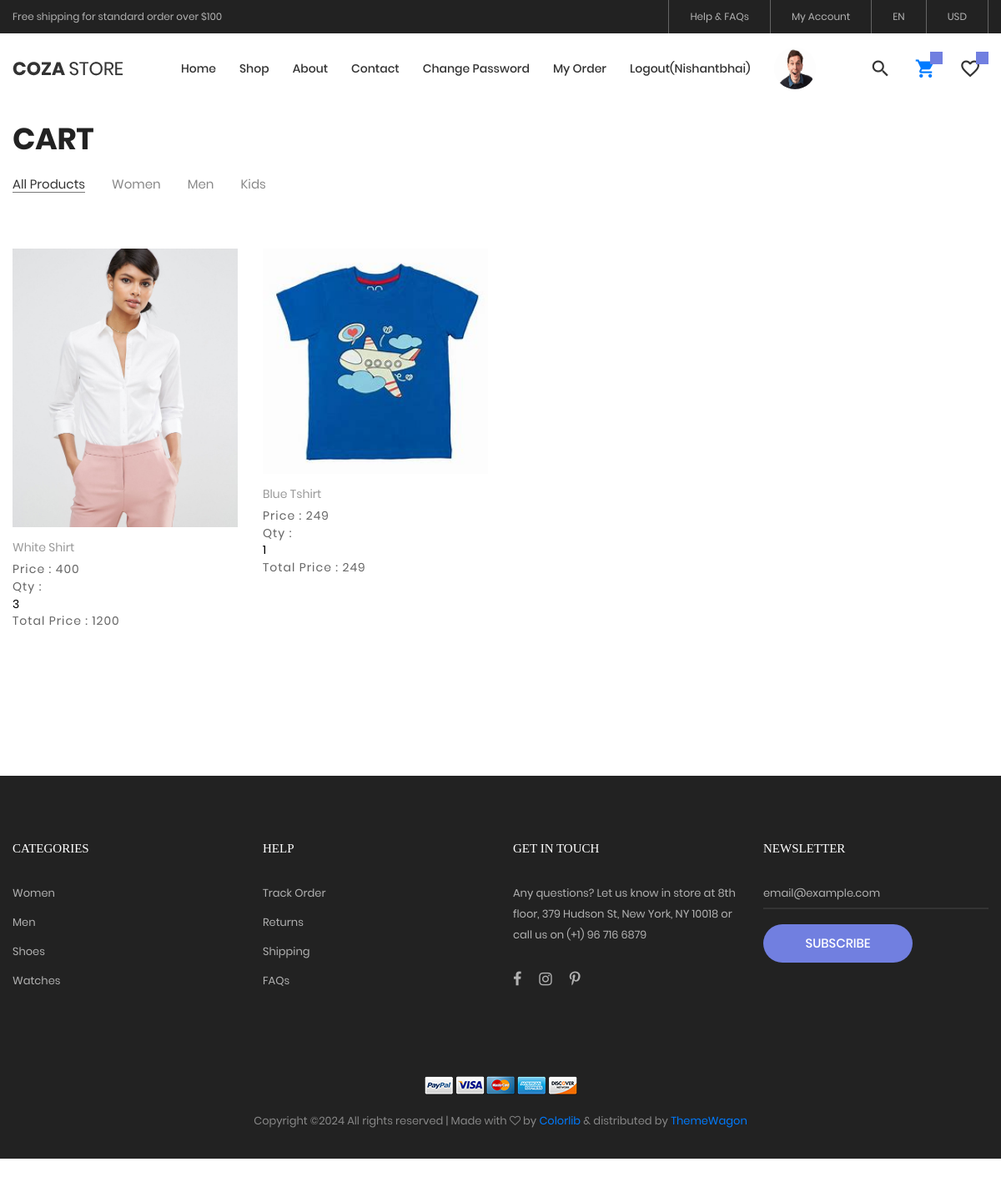
/myorder/ (signed in), run on the app's committed database.
### myapp/models.py (models this page shows, shortened)
class User(models.Model):
    fname = models.CharField(max_length=100)
    lname = models.CharField(max_length=100)
    email = models.EmailField(unique=True)
    mobile = models.PositiveBigIntegerField()
    address = models.TextField()
    password = models.CharField(max_length=100)
    profile_picture = models.ImageField(upload_to="profile_picture/url")
    usertype = models.CharField(max_length=100, default="buyer")

class Cart(models.Model):
    user = models.ForeignKey(User, on_delete=models.CASCADE)
    product = models.ForeignKey(Product, on_delete=models.CASCADE)
    date = models.DateTimeField(default=timezone.now)
    product_price=models.PositiveIntegerField()
    product_qty=models.PositiveIntegerField()
    total_price=models.PositiveIntegerField()
    payment_status=models.BooleanField(default=False)

class Product(models.Model):
    category = (
        ("Men", "men"),
        ("Women", "Women"),
        ("Kids", "Kids"),
    )
    seller = models.ForeignKey(User, on_delete=models.CASCADE)
    product_category = models.CharField(max_length=100, choices=category)
    product_name = models.CharField(max_length=100)
    product_price = models.PositiveBigIntegerField()
    product_desc = models.TextField()
    product_image = models.ImageField(upload_to="product_image/")

### myapp/views.py (the view)
# urls.py: path('myorder/',views.myorder,name='myorder'),
def myorder(request):
	user=User.objects.get(email=request.session['email'])
	carts=Cart.objects.filter(user=user,payment_status=True)
	return render(request,'myorder.html',{'carts':carts})

### myapp/templates/myorder.html (shortened to what this page needs)
{% extends 'header.html' %}
{% load static %}
{% block content %}
<!DOCTYPE html>
<html lang="en">
<head>
</head>
<body class="animsition">
	<section class="bg0 p-t-23 p-b-140">
		<div class="container">
			<div class="p-b-10">
				<h3 class="ltext-103 cl5">
					Cart
				</h3>
			</div>
			<div class="flex-w flex-sb-m p-b-52">
				<div class="flex-w flex-l-m filter-tope-group m-tb-10">
					<button class="stext-106 cl6 hov1 bor3 trans-04 m-r-32 m-tb-5 how-active1" data-filter="*">
						All Products
					</button>
					<button class="stext-106 cl6 hov1 bor3 trans-04 m-r-32 m-tb-5" data-filter=".women">
						Women
					</button>
					<button class="stext-106 cl6 hov1 bor3 trans-04 m-r-32 m-tb-5" data-filter=".men">
						Men
					</button>
					<button class="stext-106 cl6 hov1 bor3 trans-04 m-r-32 m-tb-5" data-filter=".bag">
						Kids
					</button>
				</div>
			</div>
			<div class="row isotope-grid">
				{% for i in carts %}
				<div class="col-sm-6 col-md-4 col-lg-3 p-b-35 isotope-item women">
					<div class="block2">
						<div class="block2-pic hov-img0">
							<img src="{{i.product.product_image.url}}" alt="IMG-PRODUCT">
						</div>
						<div class="block2-txt flex-w flex-t p-t-14">
							<div class="block2-txt-child1 flex-col-l ">
								<a href="product-detail.html" class="stext-104 cl4 hov-cl1 trans-04 js-name-b2 p-b-6">
									{{i.product.product_name}}
								</a>
								<span class="stext-105 cl3">
									Price : {{i.product.product_price}}
								</span>
								<span class="stext-105 cl3">
									<form name="change_qty" method="post" action="{% url 'change-qty' pk=i.pk %}">
										Qty : <input type="number" name="product_qty" value="{{i.product_qty}}" min="1" max="10" readonly>
									</form>
								</span>
								<span class="stext-105 cl3">
									Total Price : {{i.total_price}}
								</span>
							</div>
						</div>
					</div>
				</div>
				{% endfor %}
			</div>
		</div>
	</section>
</body>
</html>
{% endblock %}

### myapp/templates/header.html (shortened to what this page needs)
{% load static %}
<!DOCTYPE html>
<html lang="en">
<head>
	<link rel="stylesheet" type="text/css" href="{% static 'vendor/bootstrap/css/bootstrap.min.css' %}">
	<link rel="stylesheet" type="text/css" href="{% static 'fonts/font-awesome-4.7.0/css/font-awesome.min.css' %}">
	<link rel="stylesheet" type="text/css" href="{% static 'fonts/iconic/css/material-design-iconic-font.min.css' %}">
	<link rel="stylesheet" type="text/css" href="{% static 'fonts/linearicons-v1.0.0/icon-font.min.css' %}">
	<link rel="stylesheet" type="text/css" href="{% static 'vendor/animate/animate.css' %}">
	<link rel="stylesheet" type="text/css" href="{% static 'vendor/css-hamburgers/hamburgers.min.css' %}">
	<link rel="stylesheet" type="text/css" href="{% static 'vendor/animsition/css/animsition.min.css' %}">
	<link rel="stylesheet" type="text/css" href="{% static 'vendor/select2/select2.min.css' %}">
	<link rel="stylesheet" type="text/css" href="{% static 'vendor/daterangepicker/daterangepicker.css' %}">
	<link rel="stylesheet" type="text/css" href="{% static 'vendor/slick/slick.css' %}">
	<link rel="stylesheet" type="text/css" href="{% static 'vendor/MagnificPopup/magnific-popup.css' %}">
	<link rel="stylesheet" type="text/css" href="{% static 'vendor/perfect-scrollbar/perfect-scrollbar.css' %}">
	<link rel="stylesheet" type="text/css" href="{% static 'css/util.css' %}">
	<link rel="stylesheet" type="text/css" href="{% static 'css/main.css' %}">
</head>
<body>
	<header class="header-v4">
		<div class="container-menu-desktop">
			<div class="top-bar">
				<div class="content-topbar flex-sb-m h-full container">
					<div class="left-top-bar">
						Free shipping for standard order over $100
					</div>
					<div class="right-top-bar flex-w h-full">
						<a href="#" class="flex-c-m trans-04 p-lr-25">
							Help & FAQs
						</a>
						<a href="#" class="flex-c-m trans-04 p-lr-25">
							My Account
						</a>
						<a href="#" class="flex-c-m trans-04 p-lr-25">
							EN
						</a>
						<a href="#" class="flex-c-m trans-04 p-lr-25">
							USD
						</a>
					</div>
				</div>
			</div>
			<div class="wrap-menu-desktop">
				<nav class="limiter-menu-desktop container">
					<a href="/" class="logo">
						<img src="{% static 'images/icons/logo-01.png' %}" alt="IMG-LOGO">
					</a>
					<div class="menu-desktop">
						<ul class="main-menu">
							<li>
								<a href="/">Home</a>
							</li>
							<li>
								<a href="{% url 'product' %}">Shop</a>
							</li>
							<li>
								<a href="{% url 'about' %}">About</a>
							</li>
							<li>
								<a href="{% url 'contact' %}">Contact</a>
							</li>
							{% if request.session.email %}
								<li>
									<a href="{% url 'change-password' %}">Change Password</a>
								</li>
								<li>
									<a href="{% url 'myorder' %}">My Order</a>
								</li>
								<li>
									<a href="{% url 'logout' %}">Logout({{request.session.fname}})</a>
								</li>
								<li>
									<a href="{% url 'profile' %}">
										<img src="{{request.session.profile_picture}}" style="width:50px;height: 50px;border-radius: 50%;">
									</a>
								</li>
							{% endif %}
						</ul>
					</div>
					<div class="wrap-icon-header flex-w flex-r-m">
						<div class="icon-header-item cl2 hov-cl1 trans-04 p-l-22 p-r-11 js-show-modal-search">
							<i class="zmdi zmdi-search"></i>
						</div>
						<div class="icon-header-item cl2 hov-cl1 trans-04 p-l-22 p-r-11 icon-header-noti js-show-cart" data-notify="{{request.session.cart_count}}">
							<a href="{% url 'cart' %}" ><i class="zmdi zmdi-shopping-cart"></i></a>
						</div>
						<a href="{% url 'wishlist' %}" class="dis-block icon-header-item cl2 hov-cl1 trans-04 p-l-22 p-r-11 icon-header-noti" data-notify="{{request.session.wishlist_count}}">
							<i class="zmdi zmdi-favorite-outline"></i>
						</a>
					</div>
				</nav>
			</div>
		</div>
	</header>
	{% block content %}
	{% endblock %}
	<footer class="bg3 p-t-75 p-b-32">
		<div class="container">
			<div class="row">
				<div class="col-sm-6 col-lg-3 p-b-50">
					<h4 class="stext-301 cl0 p-b-30">
						Categories
					</h4>
					<ul>
						<li class="p-b-10">
							<a href="#" class="stext-107 cl7 hov-cl1 trans-04">
								Women
							</a>
						</li>
						<li class="p-b-10">
							<a href="#" class="stext-107 cl7 hov-cl1 trans-04">
								Men
							</a>
						</li>
						<li class="p-b-10">
							<a href="#" class="stext-107 cl7 hov-cl1 trans-04">
								Shoes
							</a>
						</li>
						<li class="p-b-10">
							<a href="#" class="stext-107 cl7 hov-cl1 trans-04">
								Watches
							</a>
						</li>
					</ul>
				</div>
				<div class="col-sm-6 col-lg-3 p-b-50">
					<h4 class="stext-301 cl0 p-b-30">
						Help
					</h4>
					<ul>
						<li class="p-b-10">
							<a href="#" class="stext-107 cl7 hov-cl1 trans-04">
								Track Order
							</a>
						</li>
						<li class="p-b-10">
							<a href="#" class="stext-107 cl7 hov-cl1 trans-04">
								Returns
							</a>
						</li>
						<li class="p-b-10">
							<a href="#" class="stext-107 cl7 hov-cl1 trans-04">
								Shipping
							</a>
						</li>
						<li class="p-b-10">
							<a href="#" class="stext-107 cl7 hov-cl1 trans-04">
								FAQs
							</a>
						</li>
					</ul>
				</div>
				<div class="col-sm-6 col-lg-3 p-b-50">
					<h4 class="stext-301 cl0 p-b-30">
						GET IN TOUCH
					</h4>
					<p class="stext-107 cl7 size-201">
						Any questions? Let us know in store at 8th floor, 379 Hudson St, New York, NY 10018 or call us on (+1) 96 716 6879
					</p>
					<div class="p-t-27">
						<a href="#" class="fs-18 cl7 hov-cl1 trans-04 m-r-16">
							<i class="fa fa-facebook"></i>
						</a>
						<a href="#" class="fs-18 cl7 hov-cl1 trans-04 m-r-16">
							<i class="fa fa-instagram"></i>
						</a>
						<a href="#" class="fs-18 cl7 hov-cl1 trans-04 m-r-16">
							<i class="fa fa-pinterest-p"></i>
						</a>
					</div>
				</div>
				<div class="col-sm-6 col-lg-3 p-b-50">
					<h4 class="stext-301 cl0 p-b-30">
						Newsletter
					</h4>
					<form>
						<div class="wrap-input1 w-full p-b-4">
							<input class="input1 bg-none plh1 stext-107 cl7" type="text" name="email" placeholder="email@example.com">
						</div>
						<div class="p-t-18">
							<button class="flex-c-m stext-101 cl0 size-103 bg1 bor1 hov-btn2 p-lr-15 trans-04">
								Subscribe
							</button>
						</div>
					</form>
				</div>
			</div>
			<div class="p-t-40">
				<div class="flex-c-m flex-w p-b-18">
					<a href="#" class="m-all-1">
						<img src="{% static 'images/icons/icon-pay-01.png' %}" alt="ICON-PAY">
					</a>
					<a href="#" class="m-all-1">
						<img src="{% static 'images/icons/icon-pay-02.png' %}" alt="ICON-PAY">
					</a>
					<a href="#" class="m-all-1">
						<img src="{% static 'images/icons/icon-pay-03.png' %}" alt="ICON-PAY">
					</a>
					<a href="#" class="m-all-1">
						<img src="{% static 'images/icons/icon-pay-04.png' %}" alt="ICON-PAY">
					</a>
					<a href="#" class="m-all-1">
						<img src="{% static 'images/icons/icon-pay-05.png' %}" alt="ICON-PAY">
					</a>
				</div>
				<p class="stext-107 cl6 txt-center">
Copyright &copy;<script>document.write(new Date().getFullYear());</script> All rights reserved | Made with <i class="fa fa-heart-o" aria-hidden="true"></i> by <a href="https://colorlib.com" target="_blank">Colorlib</a> &amp; distributed by <a href="https://themewagon.com" target="_blank">ThemeWagon</a>
				</p>
			</div>
		</div>
	</footer>
</body>
</html>

### myapp/static/css/main.css (style rules this page uses)
.container { max-width: 1380px; }
@media (max-width: 1600px) { .container { max-width: 1200px; } }
.container-menu-desktop { height: auto; width: 100%; position: relative; -webkit-transition: all 0.3s; -o-transition: all 0.3s; -moz-transition: all 0.3s; transition: all 0.3s; }
.header-v4 .container-menu-desktop { height: 124px; }
.top-bar { height: 40px; background-color: #222; }
.left-top-bar { font-family: Poppins-Regular; font-size: 12px; line-height: 1.8; color: #b2b2b2; }
.right-top-bar a { font-family: Poppins-Regular; font-size: 12px; line-height: 1.8; height: 100%; color: #b2b2b2; border-right: 1px solid rgba(255,255,255,0.3); }
.right-top-bar a:first-child { border-left: 1px solid rgba(255,255,255,0.3); }
.wrap-menu-desktop { position: fixed; z-index: 1100; background-color: transparent; width: 100%; height: 84px; top: 40px; left: 0px; -webkit-transition: height 0.3s, background-color 0.3s; -o-transition: height 0.3s, background-color 0.3s; -moz-transition: height 0.3s, background-color 0.3s; transition: height 0.3s, background-color 0.3s; }
.header-v4 .wrap-menu-desktop { background-color: #fff; }
.limiter-menu-desktop { height: 100%; display: -webkit-box; display: -webkit-flex; display: -moz-box; display: -ms-flexbox; display: flex; align-items: center; background-color: transparent; }
.logo { display: -webkit-box; display: -webkit-flex; display: -moz-box; display: -ms-flexbox; display: flex; align-items: center; height: 65%; margin-right: 55px; }
.logo img { max-width: 100%; max-height: 100%; }
.menu-desktop { display: -webkit-box; display: -webkit-flex; display: -moz-box; display: -ms-flexbox; display: flex; align-items: center; height: 100%; }
.main-menu { list-style-type: none; margin: 0; display: -webkit-box; display: -webkit-flex; display: -moz-box; display: -ms-flexbox; display: flex; align-items: center; }
.main-menu > li { display: block; position: relative; padding: 20px 10px 20px 0px; margin: 0px 4px 0px 14px; }
.main-menu > li > a { font-family: Poppins-Medium; font-size: 14px; color: #333; padding: 5px 0px; transition: all 0.4s; -webkit-transition: all 0.4s; -o-transition: all 0.4s; -moz-transition: all 0.4s; }
.wrap-icon-header { flex-grow: 1; }
.icon-header-item { position: relative; font-size: 26px; line-height: 1; cursor: pointer; }
.icon-header-noti::after { content: attr(data-notify); font-family: Poppins-Regular; font-size: 12px; color: #fff; line-height: 15px; text-align: center; display: block; position: absolute; top: -7px; right: 0; min-width: 15px; height: 15px; padding: 0 3px; background-color: #717fe0; }
.block2-pic { position: relative; }
.block2-txt-child1 { width: calc(100% - 30px); }
.cl0 { color: #fff; }
.cl2 { color: #333; }
.cl3 { color: #666; }
.cl4 { color: #999; }
.cl5 { color: #222; }
.cl6 { color: #888; }
.cl7 { color: #b2b2b2; }
.stext-101 { font-family: Poppins-Medium; font-size: 15px; line-height: 1.466667; text-transform: uppercase; }
.stext-104 { font-family: Poppins-Regular; font-size: 14px; line-height: 1.466667; }
.stext-105 { font-family: Poppins-Regular; font-size: 14px; line-height: 1.466667; letter-spacing: 1px; }
.stext-106 { font-family: Poppins-Regular; font-size: 15px; line-height: 1.2; }
.stext-107 { font-family: Poppins-Regular; font-size: 13px; line-height: 1.923; }
.stext-301 { font-family: Montserrat-Bold; font-size: 15px; line-height: 1.6; text-transform: uppercase; }
.ltext-103 { font-family: Poppins-Bold; font-size: 36px; line-height: 1.1; text-transform: uppercase; }
.size-103 { min-width: 179px; height: 46px; }
.size-201 { max-width: 270px; }
.bg-none { background-color: transparent; }
.bg0 { background-color: #fff; }
.bg1 { background-color: #717fe0; }
.bg3 { background-color: #222; }
.bor1 { border-radius: 23px; }
.bor3 { border-bottom: 1px solid transparent; }
.how-active1 { color: #333; border-color: #797979; }
.wrap-input1 { position: relative; border-bottom: 2px solid rgba(204,204,204, 0.1); }
.input1 { background-color: transparent; width: 100%; }
.hov-img0 { display: block; overflow: hidden; }
.hov-img0 img { width: 100%; -webkit-transition: transform 0.9s ease; -o-transition: transform 0.9s ease; -moz-transition: transform 0.9s ease; transition: transform 0.9s ease; }

### data on the page
User: session.fname "Nishantbhai"
Cart: product.product_image (picture), product.product_name "White Shirt", product.product_price "400", product_qty "3", total_price "1200"
Cart: product.product_image (picture), product.product_name "Blue Tshirt", product.product_price "249", product_qty "1", total_price "249"
